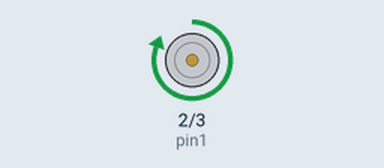
Recording of a sketch running on a simulated Arduino Uno, built with avr-gcc and run on an emulated ATmega328P. Shown: motor-driver pin pairs drawn as motors (green arrow = first pin HIGH = forward, orange = second pin HIGH = backward, longer = more drive).

Above: at 1.5 s.
At 4.5 s:
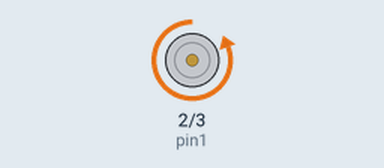
Timing chart, 0 to 7.8 s (numbered marks = the images above):
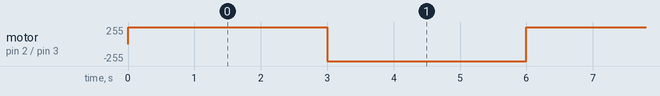

The sketch:

Motor_Level_shift.ino
```cpp
int pin1=2;
int pin2=3;
void setup()
{
  pinMode(pin1, OUTPUT);
  pinMode(pin2,OUTPUT);
}
void loop()
{
  digitalWrite( pin1, HIGH);
  digitalWrite( pin2, LOW);
  delay(3000);
  digitalWrite( pin1, LOW);
  digitalWrite( pin2, HIGH);
  delay(3000);
}
```

Measured:
- by itself, motor on pin 2 (pin1) / pin 3 (pin2): alternates forward 255/255 for 3.0 s and backward 255/255 for 3.0 s
